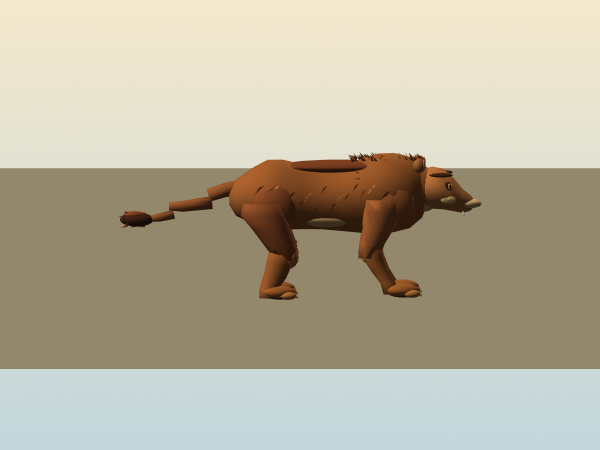
#> input picture assets/models/creatures/nharuk/v02/nharuk-temperate-plains-optimized-v03-real-3d-side.png, 1200 x 900 px, given in place of sevilho-real-3d-three_quarter-v01.png, which was not available (shown at 1/2 size)
$ python make_sheet.py
#> lines starting #> are read from the running program, lines starting #| are printed output that depends on the picture
#!/usr/bin/env python3
"""Arrange only genuine screenshots loaded from the exported GLBs; no AI generation."""
from PIL import Image,ImageOps,ImageDraw,ImageFont
from pathlib import Path
import argparse
ROOT=Path(__file__).resolve().parents[1]
def main(root=ROOT):
    source=root/'previews';ids=[('Sevilho','sevilho'),('Arbélio','arbelio'),('Frutavil','frutavil'),('Cromátil','cromatil')]
    W,H=1180,795;sheet=Image.new('RGB',(2*W,2*(H+52)),'#e8e7df');d=ImageDraw.Draw(sheet)
#> after `sheet = Image.new('RGB', (2 * W, 2 * (H + 52)), '#e8e7df')`:
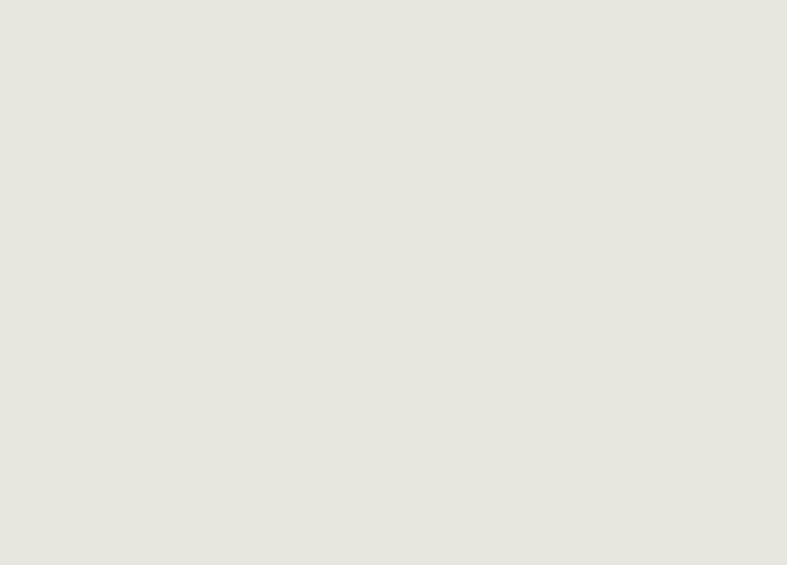
#> sheet: PIL image 2360x1694 RGB (shown at 1/3 size); mean R, G, B 232, 231, 223
    for i,(name,id) in enumerate(ids):
        img=Image.open(source/f'{id}-real-3d-three_quarter-v01.png').convert('RGB')
#> img is the input picture: PIL image 1200x900 RGB; mean R, G, B 185.5, 178.5, 158
        img=ImageOps.fit(img,(W,H));x=(i%2)*W;y=(i//2)*(H+52)+52;sheet.paste(img,(x,y))
#> after `img = ImageOps.fit(img, (W, H))`:
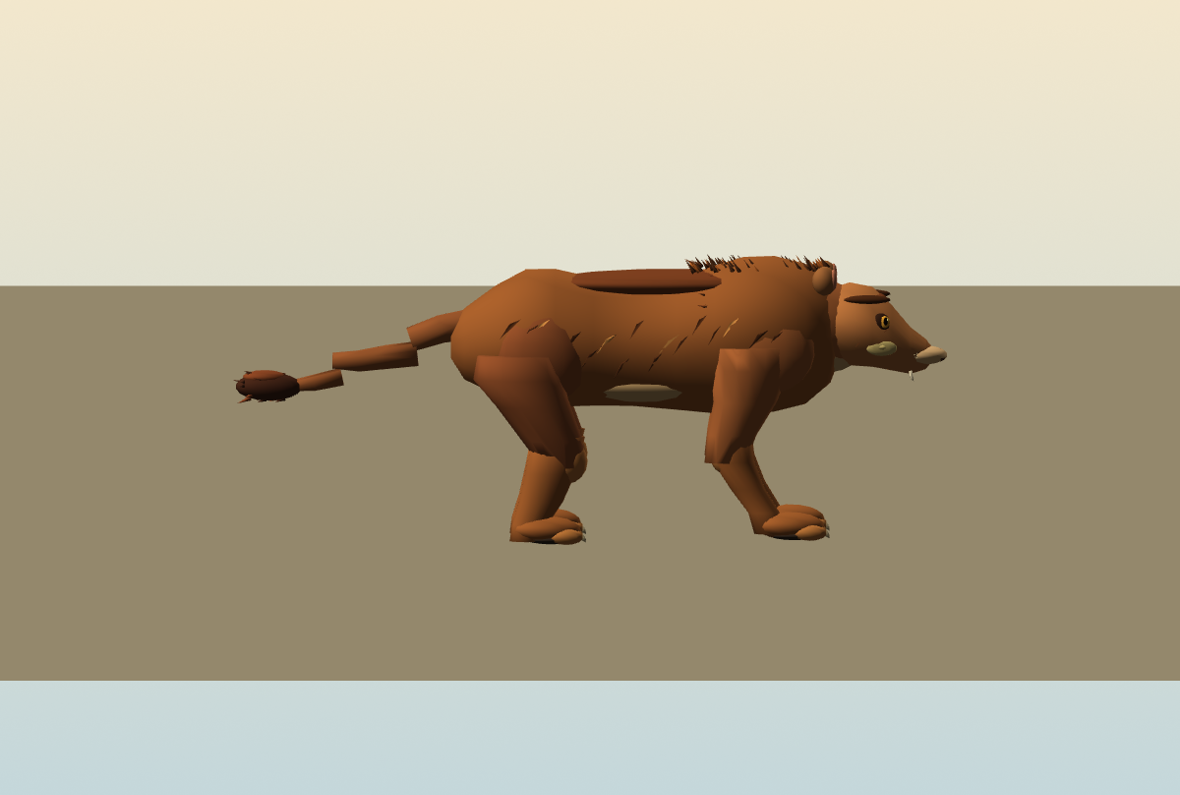
#> img: PIL image 1180x795 RGB; mean R, G, B 181.7, 173.4, 151.9
#> after `sheet.paste(img, (x, y))`:
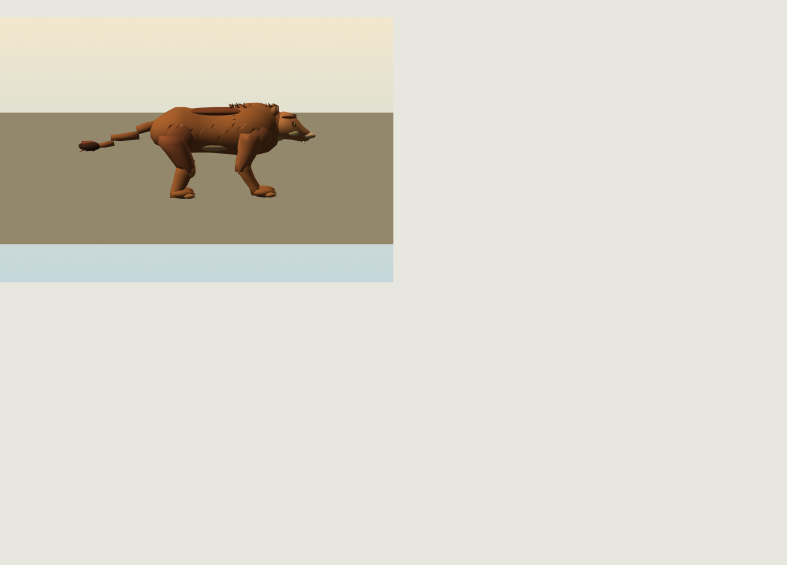
#> sheet: PIL image 2360x1694 RGB (shown at 1/3 size); mean R, G, B 220.2, 217.5, 206.3
        try:font=ImageFont.truetype('/usr/share/fonts/truetype/dejavu/DejaVuSans-Bold.ttf',29)
        except OSError:font=ImageFont.load_default()
        d.text((x+20,y-37),name,fill='#24322d',font=font)
#> pass 2 of the loop in main, `for i,(name,id) in enumerate(ids):`:
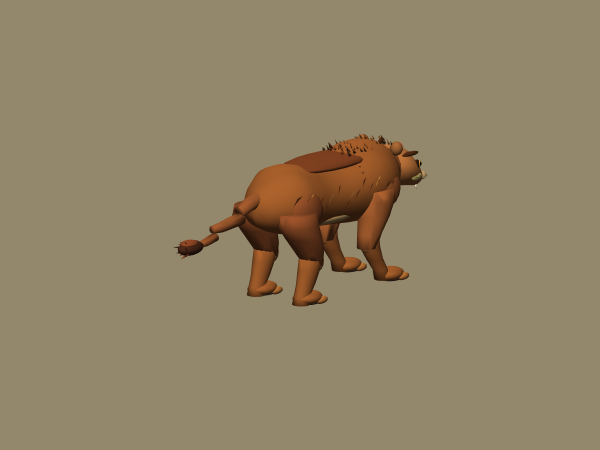
#> input picture assets/models/creatures/nharuk/v02/nharuk-temperate-plains-optimized-v03-real-3d-three-quarter.png, 1200 x 900 px, given in place of arbelio-real-3d-three_quarter-v01.png, which was not available (shown at 1/2 size)
#> in main, img is the input picture: PIL image 1200x900 RGB; mean R, G, B 145.6, 130.9, 102.4
#> in main, `img = ImageOps.fit(img, (W, H))`:
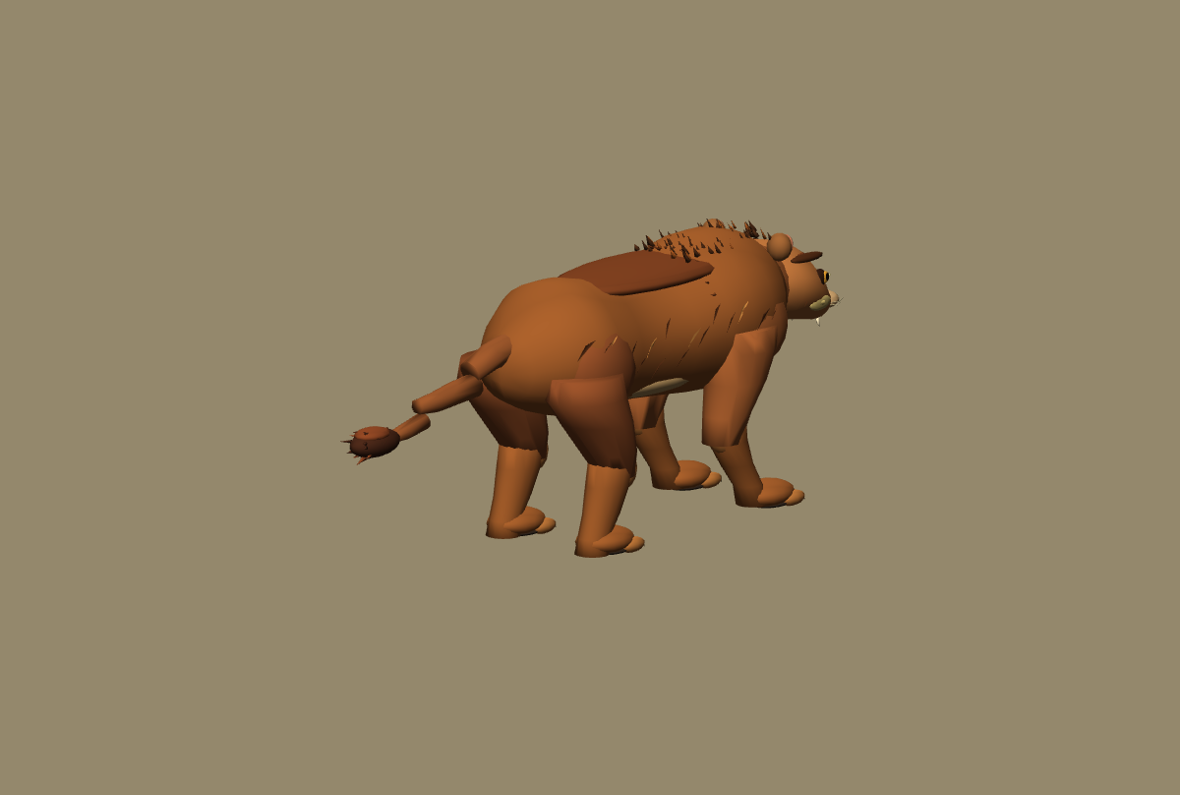
#> img: PIL image 1180x795 RGB; mean R, G, B 145.3, 130.3, 101.8
#> in main, `sheet.paste(img, (x, y))`:
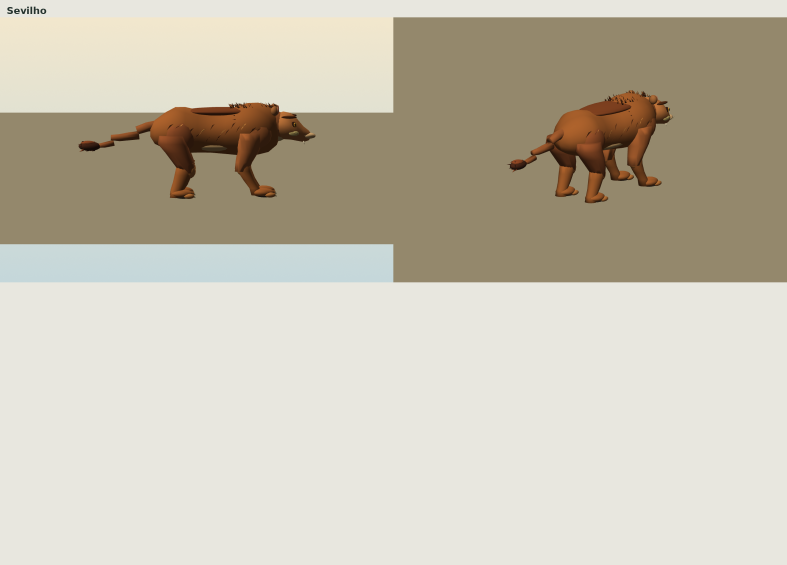
#> sheet: PIL image 2360x1694 RGB (shown at 1/3 size); mean R, G, B 199.8, 193.8, 177.8
    p=source/'Wildhaven_4_Pequenos_Previews_Reais_v01.png';sheet.save(p);print('Captured GLB contact sheet',p)
if __name__=='__main__':
#> (the run stopped early here; a loop or call above may not have finished)
